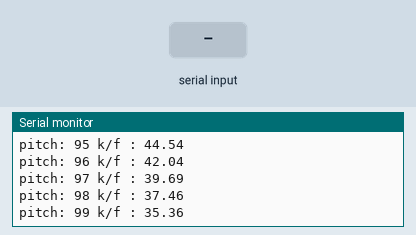
A sketch run on a simulated Arduino Mega 2560, built with avr-gcc and run on an emulated ATmega2560. On the bench: the last lines printed to the serial monitor. The test bench sets the inputs (shaded band).

Above: at 1.5 s.
1.6 s: "A90\n" received over Serial
At 2.0 s:
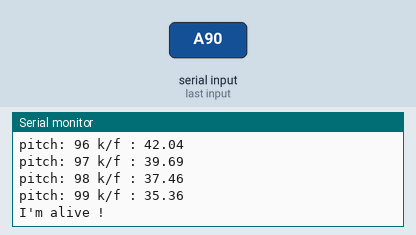
3.1 s: byte 63 ('?') received over Serial
At 3.7 s:
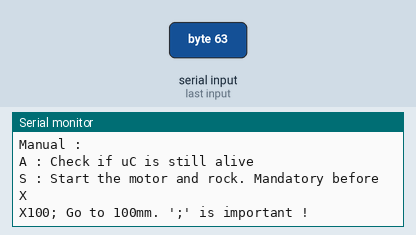
4.6 s: "P;45\n" received over Serial
At 5.3 s:
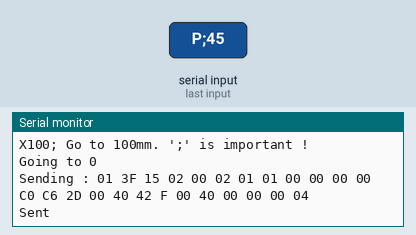
6.1 s: "S90\n" received over Serial
At 7.0 s:
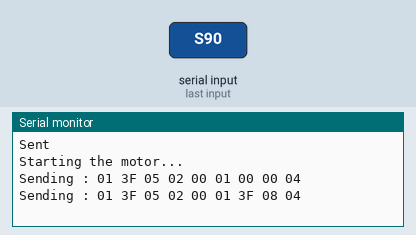
Timing chart, 0 to 8.6 s (numbered marks = the images above; inputs shaded):
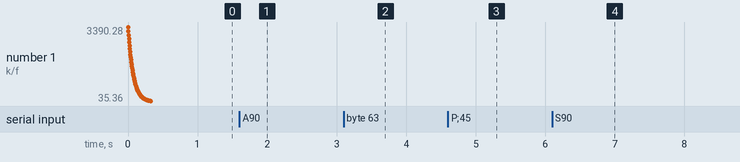

The sketch:

arduinoMidiParser.ino
```cpp
#include <SoftwareSerial.h>
// Serial1 is the LinMot
// Serial2 is the computer sending the midi stream
int LINMOT_BAUDRATE = 57600;
int USB_SERIAL_BAUDRATE = 57600;
int count = 0;

long posLa = 200;
long k = 440*posLa; // car f = k/L, à tension fixe
long globalPosition = 0;
long MAX_LINMOT_POSITION = 5400000;

//SoftwareSerial Serial2(10,11); //RX, TX
byte* buffer = new byte[3];
int channel = 1; //0->16
byte channelHex = 0x90 + channel;

int getCount(){
    count = (count+1)%15;
    return count;
}

long getSerialInteger(){
    long serialdata = 0;
    byte inbyte = '0';
    boolean isNegative = false;

    while (inbyte != ';')
    {
      inbyte = Serial.read();
      if(    inbyte == '0'
          || inbyte == '1'
          || inbyte == '2'
          || inbyte == '3'
          || inbyte == '4'
          || inbyte == '5'
          || inbyte == '6'
          || inbyte == '7'
          || inbyte == '8'
          || inbyte == '9'
          || inbyte == ';'
          || inbyte == '-'
          ){
        if (inbyte > 0 && inbyte != ';')
        {
          if(inbyte == '-'){isNegative = true;}
          else{serialdata = serialdata * 10 + inbyte - '0';}
        }
      }
    }
    inbyte = 0;
    if(isNegative){
      return -serialdata;
    }
    else{
      return serialdata;
    }
}


void linMotSimpleWrite(int* buffer, int length){
	Serial.print("Sending : ");
    for(int i=0; i<length;i++){
        if(buffer[i]< 0x0f){
            Serial.print(0x0, HEX);
        }
        Serial.print(buffer[i], HEX);
        Serial.print(' ');
        Serial1.write(buffer[i]);
        delay(1);
    }
     Serial.println(' ');
	//Serial.write((uint8_t*)buffer, length);

}

int linMotWriteWithAnswer(int* buffer, int length){
	Serial.print("Sending : ");
	Serial.write((uint8_t*)buffer, length);
	Serial1.write((uint8_t*)buffer, length);
	int receivedAnswer = 0;
  while(Serial1.available()) {
    receivedAnswer = receivedAnswer & Serial1.read();
    receivedAnswer = receivedAnswer << 1;
  }
  return receivedAnswer;
}

void linMotStart(){
    int data[] = {0x01, 0x3f, 0x05, 0x02, 0x00, 0x01, 0x00, 0x00, 0x04};
    linMotSimpleWrite(data, 9);
}
void linMotHomingOn(){
    int data[] = {0x01, 0x3f, 0x05, 0x02, 0x00, 0x01, 0x3f, 0x08, 0x04};
    linMotSimpleWrite(data, 9);
}

void linMotHomingOff(){
    int data[] = {0x01, 0x3f, 0x05, 0x02, 0x00, 0x01, 0x3f, 0x00, 0x04};
    linMotSimpleWrite(data, 9);
}

void linMotStartProcedure(){
  linMotStart();
  delay(100);
  linMotHomingOn();
  delay(5000);
  linMotHomingOff();
  Serial.println("Homing Off");
}


void linMotGoToPos(long pos, long velo, long acc, long dec)
{
    int data[25];

    int lowp = pos & 0x000000ff;
    int middlelowp = (pos & 0x0000ff00) >> 8;
    int middlehighp = (pos & 0x00ff0000) >> 16;
    int highp = (pos & 0xff000000) >> 24;

    int lowv = velo & 0x000000ff;
    int middlelowv = (velo & 0x0000ff00) >> 8;
    int middlehighv = (velo & 0x00ff0000) >> 16;
    int highv = (velo & 0xff000000) >> 24;

    int lowa = acc & 0x000000ff;
    int middlelowa = (acc & 0x0000ff00) >> 8;
    int middlehigha = (acc & 0x00ff0000) >> 16;
    int higha = (acc & 0xff000000) >> 24;

    int lowd = dec & 0x000000ff;
    int middlelowd = (pos & 0x0000ff00) >> 8;
    int middlehighd = (pos & 0x00ff0000) >> 16;
    int highd = (pos & 0xff000000) >> 24;

    data[0] = 0x01;
    data[1] = 0x3f;
    data[2] = 0x15; //Length
    data[3]= 0x02;
    data[4] = 0x00; //Command ID
    data[5] = 0x02;
    data[6] = getCount(); // Message Sub ID - Count
    data[7] = 0x01; //Message Main ID
    data[8]=lowp;
    data[9]=middlelowp;
    data[10]=middlehighp;
    data[11]=highp;
    data[12]=lowv;
    data[13]=middlelowv;
    data[14]=middlehighv;
    data[15]=highv;
    data[16]=lowa;
    data[17]=middlelowa;
    data[18]=middlehigha;
    data[19]=higha;
    data[20]=lowd;
    data[21]=middlelowd;
    data[22]=middlehighd;
    data[23]=highd;
    data[24] = 0x04; //End
    linMotSimpleWrite(data, 25);
}


void linMotGoToPos(long pos){
  linMotGoToPos(pos, 3000000, 1000000, 1000000);
}

void linMotGoToPosMM(long posInMM){
  linMotGoToPos(posInMM*10000, 3000000, 1000000, 1000000);
}


void setup(){
    Serial1.begin(57600);
    Serial.begin(57600);
    Serial.println(k);
    for(int i = 20; i < 100; i++){
      float f = pow(2., (i-69)/12.) * 440.;
      Serial.print("pitch: ");
      Serial.print(i);
      Serial.print(" k/f : ");
      Serial.println(k/f);
    }

}

void loop(){
  if (Serial.available()) {
    char ch = Serial.read();
    if(ch=='?'){
      Serial.println("Manual : ");
      Serial.println("A : Check if uC is still alive");
      Serial.println("S : Start the motor and rock. Mandatory before X");
      Serial.println("X100; Go to 100mm. ';' is important !");
    }
    if(ch=='A'){
      Serial.println("I'm alive !");
    }
    if(ch=='P'){
      long pos = getSerialInteger();
      Serial.print("Going to ");
      Serial.println(pos);
      linMotGoToPos(pos);
      Serial.println("Sent");
    }
    if(ch=='X'){
      long pos = getSerialInteger();
      Serial.print("Going to ");
      Serial.println(pos);
      linMotGoToPosMM(pos);
      Serial.println("Sent");
    }
    if(ch=='S'){
      Serial.println("Starting the motor...");
      linMotStartProcedure();
      Serial.println("Motor Ready");
    }
    if(ch=='M'){
      buffer = new byte[3];
      Serial.readBytes(buffer, 3);
      if(buffer[0] == channelHex){
        byte pitch = buffer[1];
        float f = pow(2., (pitch-69)/12.) * 440.;
        if(k/f > 20 && k/f < 530){
          linMotGoToPosMM(k/f);
        }
      }
    }
  }

}
```

Measured:
- after the input at 3.1 s, the serial monitor: prints a new line at once (image 2)
- after the input at 4.6 s, the serial monitor: prints a new line at once (image 3)
- after the input at 6.1 s, the serial monitor: prints a new line at once (image 4)
